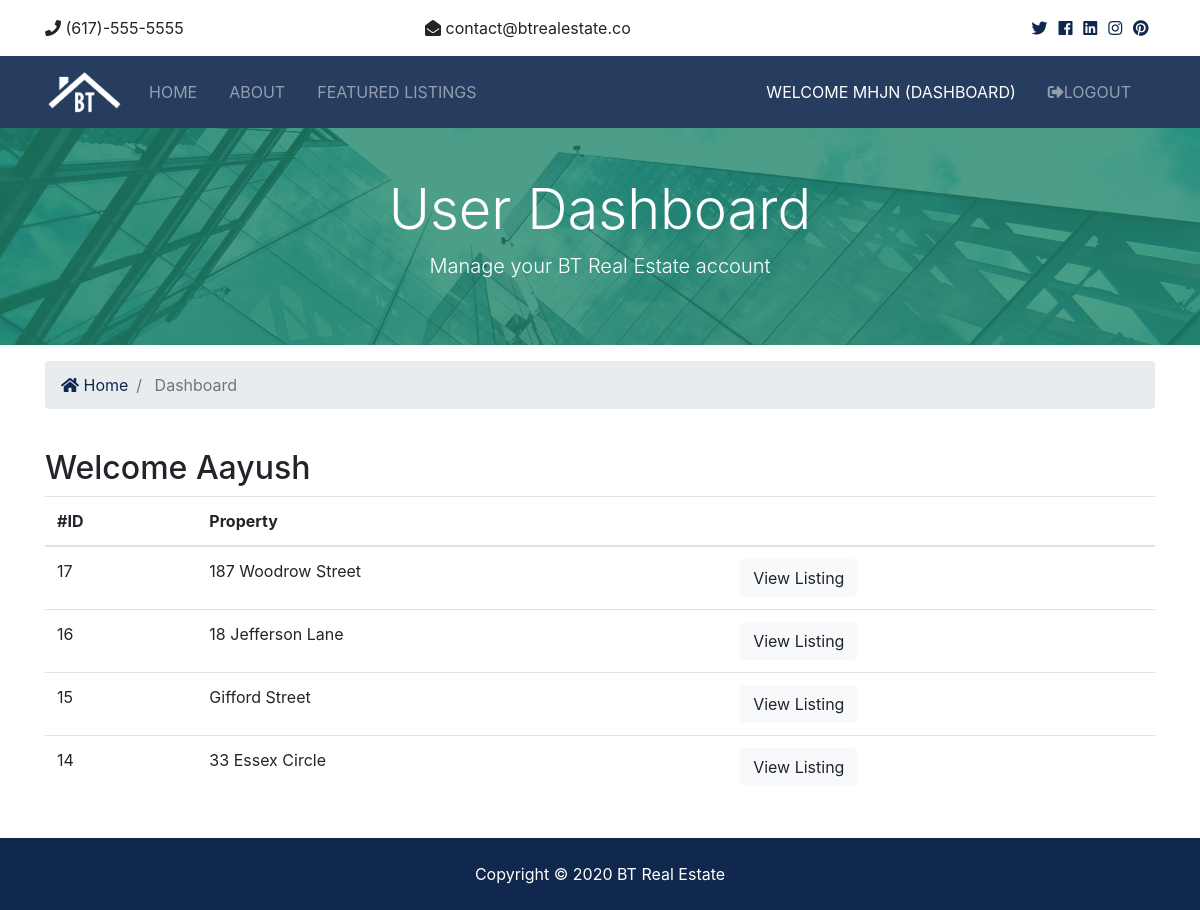
The app's page /accounts/dashboard (signed in) with its own data.
### contacts/models.py (models this page shows, shortened)
class Contact(models.Model):
    listing = models.CharField(max_length=200)
    listing_id = models.IntegerField()
    name = models.CharField(max_length=200)
    email = models.CharField(max_length=200)
    phone = models.CharField(max_length=200)
    message = models.TextField(blank=True)
    contact_date = models.DateTimeField(default=timezone.now,blank=True)
    user_id = models.IntegerField(blank=True)

### accounts/views.py (the view)
# urls.py: path('dashboard',views.dashboard,name='dashboard')
def dashboard(request):
    user_contacts = Contact.objects.order_by('-contact_date').filter(user_id=request.user.id)
    context = {
        'contacts' : user_contacts
    }
    return render(request,'accounts/dashboard.html',context)

### templates/accounts/dashboard.html (shortened to what this page needs)
{% extends 'base.html' %}
{% load humanize %}
{% load static %}
{% block content %}
  <section id="showcase-inner" class="py-5 text-white">
    <div class="container">
      <div class="row text-center">
        <div class="col-md-12">
          <h1 class="display-4">User Dashboard</h1>
          <p class="lead">Manage your BT Real Estate account</p>
        </div>
      </div>
    </div>
  </section>
  <section id="bc" class="mt-3">
    <div class="container">
      <nav aria-label="breadcrumb">
        <ol class="breadcrumb">
          <li class="breadcrumb-item">
            <a href="{% url 'index' %}">
              <i class="fas fa-home"></i> Home</a>
          </li>
          <li class="breadcrumb-item active"> Dashboard</li>
        </ol>
      </nav>
    </div>
  </section>
  <section id="dashboard" class="py-4">
    <div class="container">
      <div class="row">
        <div class="col-md-12">
          <h2>Welcome {{ user.first_name }}</h2>
          {% if contacts %}
          <table class="table">
            <thead>
              <tr>
                <th scope="col">#ID</th>
                <th scope="col">Property</th>
                <th></th>
              </tr>
            </thead>
            <tbody>
              {% for contact in contacts %}
              <tr>
                <td>{{ contact.id }}</td>
                <td>{{ contact.listing }}</td>
                <td>
                  <a class="btn btn-light" href="{% url 'listing' contact.listing_id %}">View Listing</a>
                </td>
              </tr>
              {% endfor %}
            </tbody>
          </table>
          {% else %}
            <p class='text-dark lead'>You have not made any inquiries</p>
          {% endif %}
        </div>
      </div>
    </div>
  </section>
  {% endblock %}

### templates/partials/_navbar.html (shortened to what this page needs)
{% load static %}
<nav class="navbar navbar-expand-lg navbar-dark bg-primary sticky-top">
  <div class="container">
    <a class="navbar-brand" href="{% url 'index' %}">
      <img src="{% static 'img/logo.png' %}" class="logo" alt="">
    </a>
    <div class="collapse navbar-collapse" id="navbarNavAltMarkup">
      <ul class="navbar-nav">
        <li
          {% if '/' == request.path %}
            class='nav-item active mr-3'
          {% else %}
            class='nav-item mr-3'
          {% endif %}
        >
          <a class="nav-link" href="{% url 'index' %}">Home</a>
        </li>
        <li
          {% if 'about' in request.path %}
            class='nav-item active mr-3'
          {% else %}
            class='nav-item mr-3'
          {% endif %}
        >
          <a class="nav-link" href="{% url 'about' %}">About</a>
        </li>
        <li
          {% if 'listings' in request.path %}
            class='nav-item active mr-3'
          {% else %}
            class='nav-item mr-3'
          {% endif %}
        >
          <a class="nav-link" href="{% url 'listings' %}">Featured Listings</a>
        </li>
      </ul>
      <ul class="navbar-nav ml-auto">
        {% if user.is_authenticated %}
        <li
          {% if 'dashboard' in request.path %}
            class='nav-item active mr-3'
          {% else %}
            class='nav-item mr-3'
          {% endif %}
        >
          <a class="nav-link" href="{% url 'dashboard' %}">
            Welcome {{ user.username }} (DASHBOARD)</a>
        </li>
        <li class='nav-item mr-3'>
          <a href="javascript:{document.getElementById('logout').submit()}" class='nav-link'>
            <i class='fas fa-sign-out-alt'></i>Logout
          </a>
        </li>
        {% endif %}
      </ul>
    </div>
  </div>
</nav>

### btre/static/css/all.css (style rules this page uses)
.fa, .fas, .far, .fal, .fab { -moz-osx-font-smoothing: grayscale; -webkit-font-smoothing: antialiased; display: inline-block; font-style: normal; font-variant: normal; text-rendering: auto; line-height: 1; }
.fa-home:before { content: "\f015"; }
.fa-sign-out-alt:before { content: "\f2f5"; }
.fa, .fas { font-family: 'Font Awesome 5 Free'; font-weight: 900; }

### btre/static/css/style.css (style rules this page uses)
img { width: 100%; }
.logo { width: 80px; }
.navbar { opacity: 0.9; text-transform: uppercase; }
#showcase-inner { background: url('../img/building.jpg'); background-repeat: no-repeat; background-position: top; text-align: center; background-attachment: fixed; background-size: cover; position: relative; overflow: hidden; min-height: 200px; }
#showcase-inner::before { content: ''; position: absolute; top: 0; left: 0; min-height: 100%; width: 100%; background: rgba(32, 134, 107, 0.8); }

### records on screen
Contact: id "17", listing "187 Woodrow Street"
Contact: id "16", listing "18 Jefferson Lane"
Contact: id "15", listing "Gifford Street"
Contact: id "14", listing "33 Essex Circle"

### other values on screen
{{ user.username }} "MHJN"
{{ user.first_name }} "Aayush"
